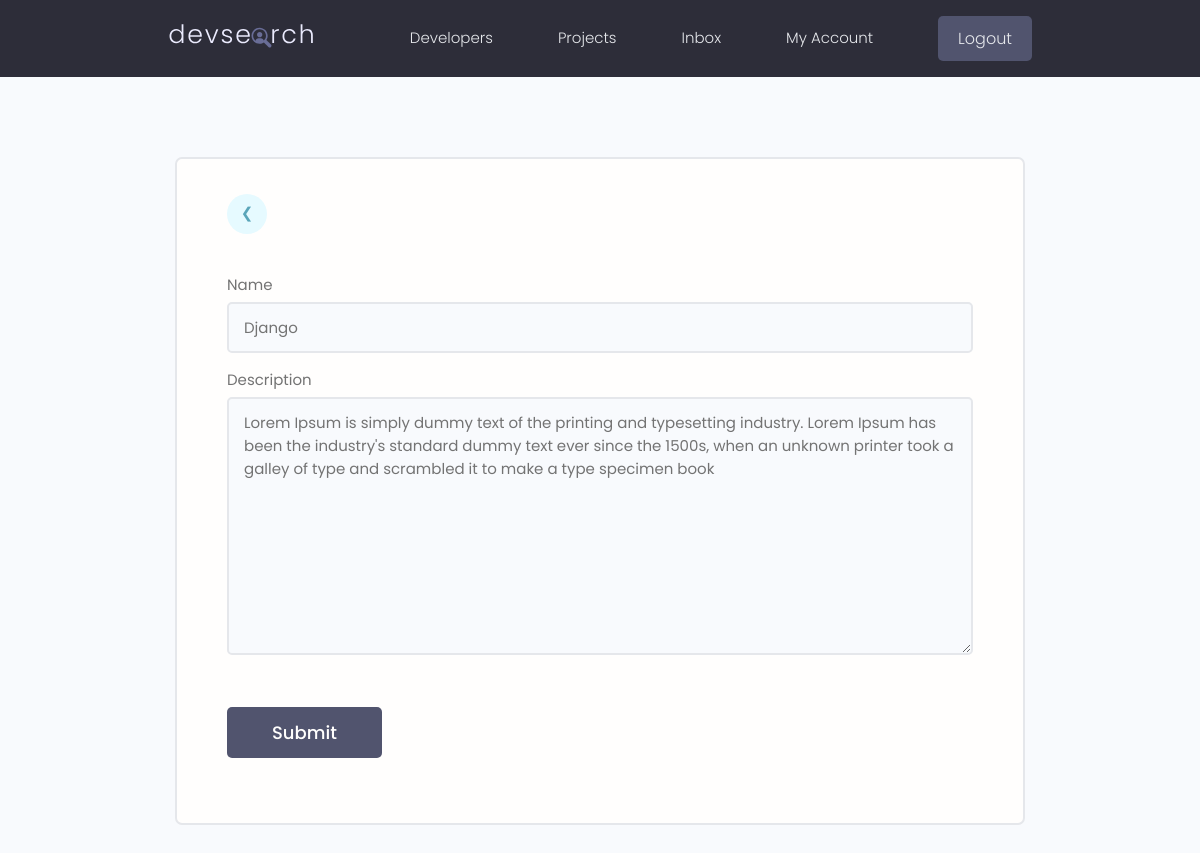
The app's page /update-skill/c4ac9c27-0afd-4359-9794-ad75ea1a7dd1/ (signed in) with its own data.
### users/models.py (models this page shows, shortened)
class Skill(models.Model):
    owner = models.ForeignKey(Profile, on_delete=models.CASCADE, null=True, blank=True)
    name = models.CharField(max_length=200, null=True, blank=True)
    description = models.TextField(null=True, blank=True)
    created = models.DateTimeField(auto_now_add=True)
    id = models.UUIDField(default=uuid.uuid4, unique=True, primary_key=True, editable=False)

### users/views.py (the view)
# urls.py: path('update-skill/<str:pk>/', updateSkill, name='update-skill'),
@login_required(login_url='login')
def updateSkill(request,pk):
    profile = request.user.profile
    skill = profile.skill_set.get(id=pk)
    form = SkillForm(instance = skill)
    if request.method == 'POST':
        form = SkillForm(request.POST, instance=skill)
        if form.is_valid():
            form.save()
            messages.success(request, 'Skill was Updated successfully!')
            return redirect('account')
    context = {'form':form}
    return render(request, 'users/skill_form.html', context)

### users/forms.py
class SkillForm(ModelForm):
    class Meta:
        model = Skill
        fields = '__all__'
        exclude = ['owner']
    def __init__(self, *args, **kwargs):
        super(SkillForm, self).__init__(*args, **kwargs)
        placeholders = {
        'name': 'Enter your Skill',
        'description': 'Enter Description',
        }
        for name, field in self.fields.items():
            field.widget.attrs.update({'class': 'input'})
            if name in placeholders:
                field.widget.attrs.update({'placeholder': placeholders[name]})

### users/templates/users/skill_form.html (shortened to what this page needs)
{% extends "main.html" %}
{% block content %}
<main class="formPage my-xl">
    <div class="content-box">
        <div class="formWrapper">
            <a class="backButton" href="{% url 'account' %}">&#10094;</a>
            <br>
            <form class="form" action="" method="POST">
                {% for field in form  %}
                <div class="form__field">
                    <label for="formInput#text">{{field.label}}</label>
                    {{field}}
                </div>
                {% endfor %}
                <input class="btn btn--sub btn--lg  my-md" type="submit" value="Submit" />
            </form>
        </div>
    </div>
</main>
{% endblock content %}

### static/styles/app.css (style rules this page uses)
:root { --color-sub: #2d2d39; }
.btn--sub { background-color: var(--color-sub-light); }
.content-box { width: 95%; max-width: 85rem; margin: 0 auto; }
.backButton { background: var(--color-main-light); color: var(--color-main); width: 4rem; height: 4rem; display: flex; align-items: center; justify-content: center; border-radius: 50%; }
.formPage .formWrapper { list-style: none; background: var(--color-white); padding: 3.5rem 5rem; border: 2px solid var(--color-light); border-radius: 0.7rem; }

### static/uikit/styles/modules/_variables.css (style rules this page uses)
:root { --color-main: #5aa5b9; --color-main-light: #e6faff; --color-sub: #3f4156; --color-sub-light: #51546e; --color-sub-lighter: #ededfd; --color-text: #737373; --color-gray: #8b8b8b; --color-light: #e5e7eb; --color-light-gray: #767676; --color-bg: #f8fafd; --color-white: #fffefd; --color-white-light: #f3f3f3; --color-success: #359e64; --color-success-bg: #def8e8; --color-error: #fc4b0b; --color-error-bg: #fff2ee; --font-base: 'Poppins', arial, helvetica, 'Segoe UI', roboto, ubuntu, sans-serif; --font-monospace: 'Fira Code', 'Courier New', courier, monospace; --font-regular: 300; --font-medium: 500; --font-bold: 700; --generic-shadow: 1px 1px 5px #00000010; --generic-transition: all 0.3s ease-in-out; }

### static/uikit/styles/modules/_base.css (style rules this page uses)
* { margin: 0; padding: 0; box-sizing: border-box; text-rendering: optimizeLegibility; color: inherit; font-size: inherit; }
html { font-size: 50%; }
@media only screen and (min-width: 480px) { html { font-size: 56.25%; } }
@media only screen and (min-width: 1200px) { html { font-size: 62.5%; } }
body { line-height: 1.6; font-weight: 400; font-size: 1.5rem; color: var(--color-text); background-color: var(--color-bg); min-height: 100vh; }

### static/uikit/styles/modules/_typography.css (style rules this page uses)
* { font-family: var(--font-base); }
a { padding-bottom: 2px; text-decoration: none; display: inline-block; color: var(--color-main); font-weight: var(--font-medium); }

### static/uikit/styles/modules/_utilities.css (style rules this page uses)
.my-md { margin: 3rem auto; }
.my-xl { margin: 8rem auto; }

### static/uikit/styles/modules/_button.css (style rules this page uses)
.btn { display: inline-block; position: relative; cursor: pointer; background-color: var(--color-light); font-weight: var(--font-medium); color: var(--color-sub); text-decoration: none; padding: 1rem 2rem; border-radius: 0.5rem; border: none; width: -webkit-fit-content; width: -moz-fit-content; width: fit-content; height: -webkit-fit-content; height: -moz-fit-content; height: fit-content; font-size: 1.6rem; outline-width: 0; outline-color: transparent; -webkit-backface-visibility: hidden; backface-visibility: hidden; transition: all 0.3s ease-in-out; }
.btn--sub { background-color: var(--color-sub); color: var(--color-white); }
.btn--lg { font-size: 1.8rem; padding: 1.2rem 4.5rem; }

### static/uikit/styles/modules/_form.css (style rules this page uses)
.form { display: block; }
.form__field { margin-top: 1.5rem; margin-bottom: 1.5rem; }
.form__label, .form__field > label { display: block; margin-bottom: 0.5rem; color: var(--color-text); }
input.input[type='text'], input.input[type='email'], input.input[type='password'], input.input[type='number'], textarea.input { min-width: 24rem; width: 100%; padding: 1.2rem 1.5rem; border-radius: 0.5rem; border: 2px solid var(--color-light); transition: all 0.3s ease-in-out; background-color: var(--color-bg); }

### records on screen
Skill: form "Django" "Lorem Ipsum is simply dummy text of the printing and typesetting industry. Lorem Ipsum has been the industry's standard dummy text ever since the 1500s, when an unknown printer took a galley of type and scrambled it to make a type specimen book"

### other values on screen
{{ field.label }} "Name" "Description"
